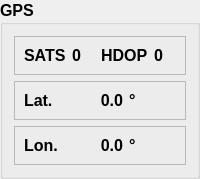
            <widget class="QGroupBox" name="groupBox">
                <property name="font">
                    <font>
                        <pointsize>12</pointsize>
                        <weight>75</weight>
                        <bold>true</bold>
                    </font>
                </property>
                <property name="title">
                    <string>GPS</string>
                </property>
                <layout class="QVBoxLayout" name="verticalLayout_9">
                    <item>
                        <widget class="QFrame" name="frame_8">
                            <property name="frameShape">
                                <enum>QFrame::StyledPanel</enum>
                            </property>
                            <property name="frameShadow">
                                <enum>QFrame::Plain</enum>
                            </property>
                            <layout class="QHBoxLayout" name="horizontalLayout_18">
                                <item>
                                    <widget class="QLabel" name="gps_sats">
                                        <property name="text">
                                            <string>SATS</string>
                                        </property>
                                    </widget>
                                </item>
                                <item>
                                    <widget class="QLabel" name="gps_sats_value">
                                        <property name="text">
                                            <string>0</string>
                                        </property>
                                    </widget>
                                </item>
                                <item>
                                    <widget class="QLabel" name="gps_hdop">
                                        <property name="text">
                                            <string>HDOP</string>
                                        </property>
                                        <property name="alignment">
                                            <set>Qt::AlignLeading|Qt::AlignLeft|Qt::AlignVCenter</set>
                                        </property>
                                    </widget>
                                </item>
                                <item>
                                    <widget class="QLabel" name="gps_hdop_value">
                                        <property name="text">
                                            <string>0</string>
                                        </property>
                                        <property name="alignment">
                                            <set>Qt::AlignLeading|Qt::AlignLeft|Qt::AlignVCenter</set>
                                        </property>
                                    </widget>
                                </item>
                            </layout>
                        </widget>
                    </item>
                    <item>
                        <widget class="QFrame" name="frame_9">
                            <property name="frameShape">
                                <enum>QFrame::StyledPanel</enum>
                            </property>
                            <property name="frameShadow">
                                <enum>QFrame::Plain</enum>
                            </property>
                            <layout class="QHBoxLayout" name="horizontalLayout_19">
                                <item>
                                    <widget class="QLabel" name="gps_latitude">
                                        <property name="text">
                                            <string>Lat.</string>
                                        </property>
                                    </widget>
                                </item>
                                <item>
                                    <widget class="QLabel" name="gps_latitude_value">
                                        <property name="text">
                                            <string>0.0</string>
                                        </property>
                                        <property name="alignment">
                                            <set>Qt::AlignRight|Qt::AlignTrailing|Qt::AlignVCenter</set>
                                        </property>
                                    </widget>
                                </item>
                                <item>
                                    <widget class="QLabel" name="gps_latitude_units">
                                        <property name="text">
                                            <string>°</string>
                                        </property>
                                    </widget>
                                </item>
                            </layout>
                        </widget>
                    </item>
                    <item>
                        <widget class="QFrame" name="frame_11">
                            <property name="frameShape">
                                <enum>QFrame::StyledPanel</enum>
                            </property>
                            <property name="frameShadow">
                                <enum>QFrame::Plain</enum>
                            </property>
                            <layout class="QHBoxLayout" name="horizontalLayout_17">
                                <item>
                                    <widget class="QLabel" name="gps_longitude">
                                        <property name="text">
                                            <string>Lon.</string>
                                        </property>
                                    </widget>
                                </item>
                                <item>
                                    <widget class="QLabel" name="gps_longitude_value">
                                        <property name="text">
                                            <string>0.0</string>
                                        </property>
                                        <property name="alignment">
                                            <set>Qt::AlignRight|Qt::AlignTrailing|Qt::AlignVCenter</set>
                                        </property>
                                    </widget>
                                </item>
                                <item>
                                    <widget class="QLabel" name="gps_longitude_units">
                                        <property name="text">
                                            <string>°</string>
                                        </property>
                                    </widget>
                                </item>
                            </layout>
                        </widget>
                    </item>
                </layout>
            </widget>
